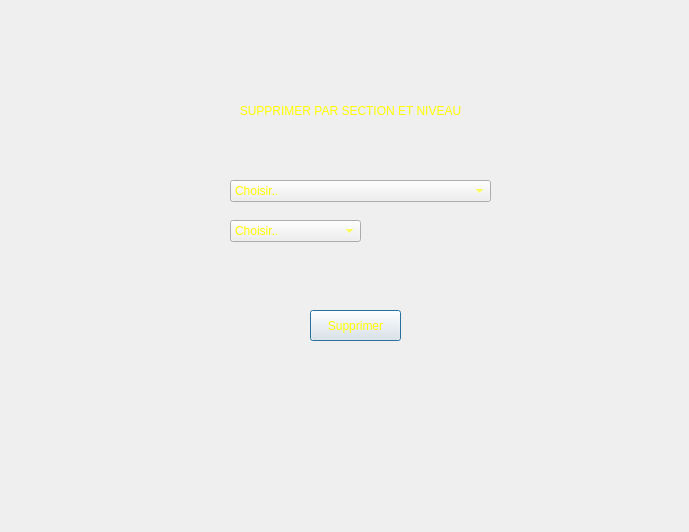
<?xml version="1.0" encoding="UTF-8"?>
<ui version="4.0">
 <class>Dialog</class>
 <widget class="QDialog" name="Dialog">
  <property name="geometry">
   <rect>
    <x>0</x>
    <y>0</y>
    <width>689</width>
    <height>532</height>
   </rect>
  </property>
  <property name="windowTitle">
   <string>Dialog</string>
  </property>
  <property name="styleSheet">
   <string notr="true">QProgressBar:horizontal {
    border: 1px solid #3A3939;
    text-align: center;
    padding: 1px;
    background: #201F1F;
}
QProgressBar::chunk:horizontal {
    background-color: qlineargradient(spread:reflect, x1:1, y1:0.545, x2:1, y2:0, stop:0 rgba(28, 66, 111, 255), stop:1 rgba(37, 87, 146, 255));
}

QToolTip
{
    border: 1px solid #3A3939;
    background-color: rgb(90, 102, 117);;
    color: white;
    padding: 1px;
    opacity: 200;
}

QWidget
{
    color: silver;
    background-color: #302F2F;
    selection-background-color:#3d8ec9;
    selection-color: black;
    background-clip: border;
    border-image: none;
    outline: 0;
}

QWidget:item:hover
{
    background-color: #78879b;
    color: black;
}

QWidget:item:selected
{
    background-color: #3d8ec9;
}

QCheckBox
{
    spacing: 5px;
    outline: none;
    color: #bbb;
    margin-bottom: 2px;
}

QCheckBox:disabled
{
    color: #777777;
}
QCheckBox::indicator,
QGroupBox::indicator
{
    width: 18px;
    height: 18px;
}
QGroupBox::indicator
{
    margin-left: 2px;
}

QCheckBox::indicator:unchecked,
QCheckBox::indicator:unchecked:hover,
QGroupBox::indicator:unchecked,
QGroupBox::indicator:unchecked:hover
{
    image: url(:/dark_blue/img/checkbox_unchecked.png);
}

QCheckBox::indicator:unchecked:focus,
QCheckBox::indicator:unchecked:pressed,
QGroupBox::indicator:unchecked:focus,
QGroupBox::indicator:unchecked:pressed
{
  border: none;
    image: url(:/dark_blue/img/checkbox_unchecked_focus.png);
}

QCheckBox::indicator:checked,
QCheckBox::indicator:checked:hover,
QGroupBox::indicator:checked,
QGroupBox::indicator:checked:hover
{
    image: url(:/dark_blue/img/checkbox_checked.png);
}

QCheckBox::indicator:checked:focus,
QCheckBox::indicator:checked:pressed,
QGroupBox::indicator:checked:focus,
QGroupBox::indicator:checked:pressed
{
  border: none;
    image: url(:/dark_blue/img/checkbox_checked_focus.png);
}

QCheckBox::indicator:indeterminate,
QCheckBox::indicator:indeterminate:hover,
QCheckBox::indicator:indeterminate:pressed
QGroupBox::indicator:indeterminate,
QGroupBox::indicator:indeterminate:hover,
QGroupBox::indicator:indeterminate:pressed
{
    image: url(:/dark_blue/img/checkbox_indeterminate.png);
}

QCheckBox::indicator:indeterminate:focus,
QGroupBox::indicator:indeterminate:focus
{
    image: url(:/dark_blue/img/checkbox_indeterminate_focus.png);
}

QCheckBox::indicator:checked:disabled,
QGroupBox::indicator:checked:disabled
{
    image: url(:/dark_blue/img/checkbox_checked_disabled.png);
}

QCheckBox::indicator:unchecked:disabled,
QGroupBox::indicator:unchecked:disabled
{
    image: url(:/dark_blue/img/checkbox_unchecked_disabled.png);
}

QRadioButton
{
    spacing: 5px;
    outline: none;
    color: rgb(255, 255, 255);
    margin-bottom: 2px;
}

QRadioButton:disabled
{
	color: rgb(0, 85, 255);
}


QMenuBar
{
    background-color: #302F2F;
    color: silver;
}

QMenuBar::item
{
    background: transparent;
}

QMenuBar::item:selected
{
    background: transparent;
    border: 1px solid #3A3939;
}

QMenuBar::item:pressed
{
    border: 1px solid #3A3939;
    background-color: #3d8ec9;
    color: black;
    margin-bottom:-1px;
    padding-bottom:1px;
}

QMenu
{
    border: 1px solid #3A3939;
    color: silver;
    margin: 1px;
}

QMenu::icon
{
    margin: 1px;
}

QMenu::item
{
    padding: 2px 2px 2px 25px;
    margin-left: 5px;
    border: 1px solid transparent; /* reserve space for selection border */
}

QMenu::item:selected
{
    color: black;
}

QMenu::separator {
    height: 2px;
    background: lightblue;
    margin-left: 10px;
    margin-right: 5px;
}

QMenu::indicator {
    width: 16px;
    height: 16px;
}

/* non-exclusive indicator = check box style indicator
   (see QActionGroup::setExclusive) */
QMenu::indicator:non-exclusive:unchecked {
    image: url(:/dark_blue/img/checkbox_unchecked.png);
}

QMenu::indicator:non-exclusive:unchecked:selected {
    image: url(:/dark_blue/img/checkbox_unchecked_disabled.png);
}

QMenu::indicator:non-exclusive:checked {
    image: url(:/dark_blue/img/checkbox_checked.png);
}

QMenu::indicator:non-exclusive:checked:selected {
    image: url(:/dark_blue/img/checkbox_checked_disabled.png);
}

/* exclusive indicator = radio button style indicator (see QActionGroup::setExclusive) */
QMenu::indicator:exclusive:unchecked {
    image: url(:/dark_blue/img/radio_unchecked.png);
}

QMenu::indicator:exclusive:unchecked:selected {
    image: url(:/dark_blue/img/radio_unchecked_disabled.png);
}

QMenu::indicator:exclusive:checked {
    image: url(:/dark_blue/img/radio_checked.png);
}

QMenu::indicator:exclusive:checked:selected {
    image: url(:/dark_blue/img/radio_checked_disabled.png);
}

QMenu::right-arrow {
    margin: 5px;
    image: url(:/dark_blue/img/right_arrow.png)
}


QWidget:disabled
{
    color: #808080;
    background-color: #302F2F;
}

QAbstractItemView
{
    alternate-background-color: #3A3939;
    color: silver;
    border: 1px solid 3A3939;
    border-radius: 2px;
    padding: 1px;
}

QWidget:focus, QMenuBar:focus
{
    border: 1px solid #78879b;
}

QTabWidget:focus, QCheckBox:focus, QRadioButton:focus, QSlider:focus
{
    border: none;
}

QLineEdit
{
    background-color: #201F1F;
    padding: 2px;
    border-style: solid;
    border: 1px solid #3A3939;
    border-radius: 2px;
    color: silver;
}

QGroupBox {
    border:1px solid #3A3939;
    border-radius: 2px;
    margin-top: 20px;
    background-color: #302F2F;
    color: silver;
}

QGroupBox::title {
    subcontrol-origin: margin;
    subcontrol-position: top center;
    padding-left: 10px;
    padding-right: 10px;
    padding-top: 10px;
}

QAbstractScrollArea
{
    border-radius: 2px;
    border: 1px solid #3A3939;
    background-color: transparent;
}

QScrollBar:horizontal
{
    height: 15px;
    margin: 3px 15px 3px 15px;
    border: 1px transparent #2A2929;
    border-radius: 4px;
    background-color: #2A2929;
}

QScrollBar::handle:horizontal
{
    background-color: #605F5F;
    min-width: 5px;
    border-radius: 4px;
}

QScrollBar::add-line:horizontal
{
    margin: 0px 3px 0px 3px;
    border-image: url(:/dark_blue/img/right_arrow_disabled.png);
    width: 10px;
    height: 10px;
    subcontrol-position: right;
    subcontrol-origin: margin;
}

QScrollBar::sub-line:horizontal
{
    margin: 0px 3px 0px 3px;
    border-image: url(:/dark_blue/img/left_arrow_disabled.png);
    height: 10px;
    width: 10px;
    subcontrol-position: left;
    subcontrol-origin: margin;
}

QScrollBar::add-line:horizontal:hover,QScrollBar::add-line:horizontal:on
{
    border-image: url(:/dark_blue/img/right_arrow.png);
    height: 10px;
    width: 10px;
    subcontrol-position: right;
    subcontrol-origin: margin;
}


QScrollBar::sub-line:horizontal:hover, QScrollBar::sub-line:horizontal:on
{
    border-image: url(:/dark_blue/img/left_arrow.png);
    height: 10px;
    width: 10px;
    subcontrol-position: left;
    subcontrol-origin: margin;
}

QScrollBar::up-arrow:horizontal, QScrollBar::down-arrow:horizontal
{
    background: none;
}


QScrollBar::add-page:horizontal, QScrollBar::sub-page:horizontal
{
    background: none;
}

QScrollBar:vertical
{
    background-color: #2A2929;
    width: 15px;
    margin: 15px 3px 15px 3px;
    border: 1px transparent #2A2929;
    border-radius: 4px;
}

QScrollBar::handle:vertical
{
    background-color: #605F5F;
    min-height: 5px;
    border-radius: 4px;
}

QScrollBar::sub-line:vertical
{
    margin: 3px 0px 3px 0px;
    border-image: url(:/dark_blue/img/up_arrow_disabled.png);
    height: 10px;
    width: 10px;
    subcontrol-position: top;
    subcontrol-origin: margin;
}

QScrollBar::add-line:vertical
{
    margin: 3px 0px 3px 0px;
    border-image: url(:/dark_blue/img/down_arrow_disabled.png);
    height: 10px;
    width: 10px;
    subcontrol-position: bottom;
    subcontrol-origin: margin;
}

QScrollBar::sub-line:vertical:hover,QScrollBar::sub-line:vertical:on
{

    border-image: url(:/dark_blue/img/up_arrow.png);
    height: 10px;
    width: 10px;
    subcontrol-position: top;
    subcontrol-origin: margin;
}


QScrollBar::add-line:vertical:hover, QScrollBar::add-line:vertical:on
{
    border-image: url(:/dark_blue/img/down_arrow.png);
    height: 10px;
    width: 10px;
    subcontrol-position: bottom;
    subcontrol-origin: margin;
}

QScrollBar::up-arrow:vertical, QScrollBar::down-arrow:vertical
{
    background: none;
}


QScrollBar::add-page:vertical, QScrollBar::sub-page:vertical
{
    background: none;
}

QTextEdit
{
    background-color: #201F1F;
    color: silver;
    border: 1px solid #3A3939;
}

QPlainTextEdit
{
    background-color: #201F1F;;
    color: silver;
    border-radius: 2px;
    border: 1px solid #3A3939;
}

QHeaderView::section
{
    background-color: #3A3939;
    color: silver;
    padding-left: 4px;
    border: 1px solid #6c6c6c;
}

QSizeGrip {
    image: url(:/dark_blue/img/sizegrip.png);
    width: 12px;
    height: 12px;
}

QMainWindow
{
    background-color: #302F2F;

}

QMainWindow::separator
{
    background-color: #302F2F;
    color: white;
    padding-left: 4px;
    spacing: 2px;
    border: 1px dashed #3A3939;
}

QMainWindow::separator:hover
{

    background-color: #787876;
    color: white;
    padding-left: 4px;
    border: 1px solid #3A3939;
    spacing: 2px;
}


QMenu::separator
{
    height: 1px;
    background-color: #3A3939;
    color: white;
    padding-left: 4px;
    margin-left: 10px;
    margin-right: 5px;
}


QFrame
{
    border-radius: 2px;
    border: 1px solid #444;
}

QFrame[frameShape=&quot;0&quot;]
{
    border-radius: 2px;
    border: 1px transparent #444;
}

QStackedWidget
{
    background-color: #302F2F;
    border: 1px transparent black;
}

QToolBar {
    border: 1px transparent #393838;
    background: 1px solid #302F2F;
    font-weight: bold;
}

QToolBar::handle:horizontal {
    image: url(:/dark_blue/img/Hmovetoolbar.png);
}
QToolBar::handle:vertical {
    image: url(:/dark_blue/img/Vmovetoolbar.png);
}
QToolBar::separator:horizontal {
    image: url(:/dark_blue/img/Hsepartoolbar.png);
}
QToolBar::separator:vertical {
    image: url(:/dark_blue/img/Vsepartoolbars.png);
}

QPushButton
{
    color: silver;
    background-color: #302F2F;
    border-width: 2px;
    border-color: #4A4949;
    border-style: solid;
    padding-top: 2px;
    padding-bottom: 2px;
    padding-left: 10px;
    padding-right: 10px;
    border-radius: 4px;
    /* outline: none; */
    /* min-width: 40px; */
}

QPushButton:disabled
{
    background-color: #302F2F;
    border-width: 2px;
    border-color: #3A3939;
    border-style: solid;
    padding-top: 2px;
    padding-bottom: 2px;
    padding-left: 10px;
    padding-right: 10px;
    /*border-radius: 2px;*/
    color: #808080;
}

QPushButton:focus {
    background-color: #3d8ec9;
    color: white;
}

QComboBox
{
    selection-background-color: #3d8ec9;
    background-color: #201F1F;
    border-style: solid;
    border: 1px solid #3A3939;
    border-radius: 2px;
    padding: 2px;
    min-width: 75px;
}

QPushButton:checked{
    background-color: #4A4949;
    border-color: #6A6969;
}

QPushButton:hover {
    border: 2px solid #78879b;
    color: silver;
}

QComboBox:hover, QAbstractSpinBox:hover,QLineEdit:hover,QTextEdit:hover,QPlainTextEdit:hover,QAbstractView:hover,QTreeView:hover
{
    border: 1px solid #78879b;
    color: silver;
}

QComboBox:on
{
    background-color: #626873;
    padding-top: 3px;
    padding-left: 4px;
    selection-background-color: #4a4a4a;
}

QComboBox QAbstractItemView
{
    background-color: #201F1F;
    border-radius: 2px;
    border: 1px solid #444;
    selection-background-color: #3d8ec9;
    color: silver;
}

QComboBox::drop-down
{
    subcontrol-origin: padding;
    subcontrol-position: top right;
    width: 15px;

    border-left-width: 0px;
    border-left-color: darkgray;
    border-left-style: solid;
    border-top-right-radius: 3px;
    border-bottom-right-radius: 3px;
}

QComboBox::down-arrow
{
    image: url(:/dark_blue/img/down_arrow_disabled.png);
}

QComboBox::down-arrow:on, QComboBox::down-arrow:hover,
QComboBox::down-arrow:focus
{
    image: url(:/dark_blue/img/down_arrow.png);
}

QPushButton:pressed
{
    background-color: #484846;
}

QAbstractSpinBox {
    padding-top: 2px;
    padding-bottom: 2px;
    border: 1px solid #3A3939;
    background-color: #201F1F;
    color: silver;
    border-radius: 2px;
    min-width: 75px;
}

QAbstractSpinBox:up-button
{
    background-color: transparent;
    subcontrol-origin: border;
    subcontrol-position: top right;
}

QAbstractSpinBox:down-button
{
    background-color: transparent;
    subcontrol-origin: border;
    subcontrol-position: bottom right;
}

QAbstractSpinBox::up-arrow,QAbstractSpinBox::up-arrow:disabled,QAbstractSpinBox::up-arrow:off {
    image: url(:/dark_blue/img/up_arrow_disabled.png);
    width: 10px;
    height: 10px;
}
QAbstractSpinBox::up-arrow:hover
{
    image: url(:/dark_blue/img/up_arrow.png);
}


QAbstractSpinBox::down-arrow,QAbstractSpinBox::down-arrow:disabled,QAbstractSpinBox::down-arrow:off
{
    image: url(:/dark_blue/img/down_arrow_disabled.png);
    width: 10px;
    height: 10px;
}
QAbstractSpinBox::down-arrow:hover
{
    image: url(:/dark_blue/img/down_arrow.png);
}


QLabel
{
    border: 0px solid black;
}

QTabWidget{
    border: 1px transparent black;
}

QTabWidget::pane {
    border: 1px solid #444;
    border-radius: 3px;
    padding: 3px;
}

QTabBar
{
    qproperty-drawBase: 0;
    left: 5px; /* move to the right by 5px */
}

QTabBar:focus
{
    border: 0px transparent black;
}

QTabBar::close-button  {
    image: url(:/dark_blue/img/close.png);
    background: transparent;
}

QTabBar::close-button:hover
{
    image: url(:/dark_blue/img/close-hover.png);
    background: transparent;
}

QTabBar::close-button:pressed {
    image: url(:/dark_blue/img/close-pressed.png);
    background: transparent;
}

/* TOP TABS */
QTabBar::tab:top {
    color: #b1b1b1;
    border: 1px solid #4A4949;
    border-bottom: 1px transparent black;
    background-color: #302F2F;
    padding: 5px;
    border-top-left-radius: 2px;
    border-top-right-radius: 2px;
}

QTabBar::tab:top:!selected
{
    color: #b1b1b1;
    background-color: #201F1F;
    border: 1px transparent #4A4949;
    border-bottom: 1px transparent #4A4949;
    border-top-left-radius: 0px;
    border-top-right-radius: 0px;
}

QTabBar::tab:top:!selected:hover {
    background-color: #48576b;
}

/* BOTTOM TABS */
QTabBar::tab:bottom {
    color: #b1b1b1;
    border: 1px solid #4A4949;
    border-top: 1px transparent black;
    background-color: #302F2F;
    padding: 5px;
    border-bottom-left-radius: 2px;
    border-bottom-right-radius: 2px;
}

QTabBar::tab:bottom:!selected
{
    color: #b1b1b1;
    background-color: #201F1F;
    border: 1px transparent #4A4949;
    border-top: 1px transparent #4A4949;
    border-bottom-left-radius: 0px;
    border-bottom-right-radius: 0px;
}

QTabBar::tab:bottom:!selected:hover {
    background-color: #78879b;
}

/* LEFT TABS */
QTabBar::tab:left {
    color: #b1b1b1;
    border: 1px solid #4A4949;
    border-left: 1px transparent black;
    background-color: #302F2F;
    padding: 5px;
    border-top-right-radius: 2px;
    border-bottom-right-radius: 2px;
}

QTabBar::tab:left:!selected
{
    color: #b1b1b1;
    background-color: #201F1F;
    border: 1px transparent #4A4949;
    border-right: 1px transparent #4A4949;
    border-top-right-radius: 0px;
    border-bottom-right-radius: 0px;
}

QTabBar::tab:left:!selected:hover {
    background-color: #48576b;
}


/* RIGHT TABS */
QTabBar::tab:right {
    color: #b1b1b1;
    border: 1px solid #4A4949;
    border-right: 1px transparent black;
    background-color: #302F2F;
    padding: 5px;
    border-top-left-radius: 2px;
    border-bottom-left-radius: 2px;
}

QTabBar::tab:right:!selected
{
    color: #b1b1b1;
    background-color: #201F1F;
    border: 1px transparent #4A4949;
    border-right: 1px transparent #4A4949;
    border-top-left-radius: 0px;
    border-bottom-left-radius: 0px;
}

QTabBar::tab:right:!selected:hover {
    background-color: #48576b;
}

QTabBar QToolButton::right-arrow:enabled {
     image: url(:/dark_blue/img/right_arrow.png);
 }

 QTabBar QToolButton::left-arrow:enabled {
     image: url(:/dark_blue/img/left_arrow.png);
 }

QTabBar QToolButton::right-arrow:disabled {
     image: url(:/dark_blue/img/right_arrow_disabled.png);
 }

 QTabBar QToolButton::left-arrow:disabled {
     image: url(:/dark_blue/img/left_arrow_disabled.png);
 }


QDockWidget {
    border: 1px solid #403F3F;
    titlebar-close-icon: url(:/dark_blue/img/close.png);
    titlebar-normal-icon: url(:/dark_blue/img/undock.png);
}

QDockWidget::close-button, QDockWidget::float-button {
    border: 1px solid transparent;
    border-radius: 2px;
    background: transparent;
}

QDockWidget::close-button:hover, QDockWidget::float-button:hover {
    background: rgba(255, 255, 255, 10);
}

QDockWidget::close-button:pressed, QDockWidget::float-button:pressed {
    padding: 1px -1px -1px 1px;
    background: rgba(255, 255, 255, 10);
}

QTreeView, QListView, QTextBrowser, AtLineEdit, AtLineEdit::hover {
    border: 1px solid #444;
    background-color: silver;
    border-radius: 3px;
    margin-left: 3px;
    color: black;
}

QTreeView:branch:selected, QTreeView:branch:hover {
    background: url(:/dark_blue/img/transparent.png);
}

QTreeView::branch:has-siblings:!adjoins-item {
    border-image: url(:/dark_blue/img/transparent.png);
}

QTreeView::branch:has-siblings:adjoins-item {
    border-image: url(:/dark_blue/img/transparent.png);
}

QTreeView::branch:!has-children:!has-siblings:adjoins-item {
    border-image: url(:/dark_blue/img/transparent.png);
}

QTreeView::branch:has-children:!has-siblings:closed,
QTreeView::branch:closed:has-children:has-siblings {
    image: url(:/dark_blue/img/branch_closed.png);
}

QTreeView::branch:open:has-children:!has-siblings,
QTreeView::branch:open:has-children:has-siblings  {
    image: url(:/dark_blue/img/branch_open.png);
}

QTreeView::branch:has-children:!has-siblings:closed:hover,
QTreeView::branch:closed:has-children:has-siblings:hover {
    image: url(:/dark_blue/img/branch_closed-on.png);
    }

QTreeView::branch:open:has-children:!has-siblings:hover,
QTreeView::branch:open:has-children:has-siblings:hover  {
    image: url(:/dark_blue/img/branch_open-on.png);
    }

QListView::item:!selected:hover, QListView::item:!selected:hover, QTreeView::item:!selected:hover  {
    background: rgba(0, 0, 0, 0);
    outline: 0;
    color: #FFFFFF
}

QListView::item:selected:hover, QListView::item:selected:hover, QTreeView::item:selected:hover  {
    background: #3d8ec9;
    color: #FFFFFF;
}

QSlider::groove:horizontal {
    border: 1px solid #3A3939;
    height: 8px;
    background: #201F1F;
    margin: 2px 0;
    border-radius: 2px;
}

QSlider::handle:horizontal {
    background: QLinearGradient( x1: 0, y1: 0, x2: 0, y2: 1,
      stop: 0.0 silver, stop: 0.2 #a8a8a8, stop: 1 #727272);
    border: 1px solid #3A3939;
    width: 14px;
    height: 14px;
    margin: -4px 0;
    border-radius: 2px;
}

QSlider::groove:vertical {
    border: 1px solid #3A3939;
    width: 8px;
    background: #201F1F;
    margin: 0 0px;
    border-radius: 2px;
}

QSlider::handle:vertical {
    background: QLinearGradient( x1: 0, y1: 0, x2: 0, y2: 1, stop: 0.0 silver,
    stop: 0.2 #a8a8a8, stop: 1 #727272);
    border: 1px solid #3A3939;
    width: 14px;
    height: 14px;
    margin: 0 -4px;
    border-radius: 2px;
}

QToolButton {
    /*  background-color: transparent; */
    border: 2px transparent #4A4949;
    border-radius: 4px;
    background-color: dimgray;
    margin: 2px;
    padding: 2px;
}

QToolButton[popupMode=&quot;1&quot;] { /* only for MenuButtonPopup */
 padding-right: 20px; /* make way for the popup button */
 border: 2px transparent #4A4949;
 border-radius: 4px;
}

QToolButton[popupMode=&quot;2&quot;] { /* only for InstantPopup */
 padding-right: 10px; /* make way for the popup button */
 border: 2px transparent #4A4949;
}


QToolButton:hover, QToolButton::menu-button:hover {
    border: 2px solid #78879b;
}

QToolButton:checked, QToolButton:pressed,
    QToolButton::menu-button:pressed {
    background-color: #4A4949;
    border: 2px solid #78879b;
}

/* the subcontrol below is used only in the InstantPopup or DelayedPopup mode */
QToolButton::menu-indicator {
    image: url(:/dark_blue/img/down_arrow.png);
    top: -7px; left: -2px; /* shift it a bit */
}

/* the subcontrols below are used only in the MenuButtonPopup mode */
QToolButton::menu-button {
    border: 1px transparent #4A4949;
    border-top-right-radius: 6px;
    border-bottom-right-radius: 6px;
    /* 16px width + 4px for border = 20px allocated above */
    width: 16px;
    outline: none;
}

QToolButton::menu-arrow {
    image: url(:/dark_blue/img/down_arrow.png);
}

QToolButton::menu-arrow:open {
    top: 1px; left: 1px; /* shift it a bit */
    border: 1px solid #3A3939;
}

QPushButton::menu-indicator  {
    subcontrol-origin: padding;
    subcontrol-position: bottom right;
    left: 4px;
}

QTableView
{
    border: 1px solid #444;
    gridline-color: #6c6c6c;
    background-color: #201F1F;
}


QTableView, QHeaderView
{
    border-radius: 0px;
}

QTableView::item:pressed, QListView::item:pressed, QTreeView::item:pressed  {
    background: #78879b;
    color: #FFFFFF;
}

QTableView::item:selected:active, QTreeView::item:selected:active, QListView::item:selected:active  {
    background: #3d8ec9;
    color: #FFFFFF;
}


QHeaderView
{
    border: 1px transparent;
    border-radius: 2px;
    margin: 0px;
    padding: 0px;
}

QHeaderView::section  {
    background-color: #3A3939;
    color: silver;
    padding: 4px;
    border: 1px solid #6c6c6c;
    border-radius: 0px;
    text-align: center;
}

QHeaderView::section::vertical::first, QHeaderView::section::vertical::only-one
{
    border-top: 1px solid #6c6c6c;
}

QHeaderView::section::vertical
{
    border-top: transparent;
}

QHeaderView::section::horizontal::first, QHeaderView::section::horizontal::only-one
{
    border-left: 1px solid #6c6c6c;
}

QHeaderView::section::horizontal
{
    border-left: transparent;
}


QHeaderView::section:checked
 {
    color: white;
    background-color: #5A5959;
 }

 /* style the sort indicator */
QHeaderView::down-arrow {
    image: url(:/dark_blue/img/down_arrow.png);
}

QHeaderView::up-arrow {
    image: url(:/dark_blue/img/up_arrow.png);
}


QTableCornerButton::section {
    background-color: #3A3939;
    border: 1px solid #3A3939;
    border-radius: 2px;
}

QToolBox  {
    padding: 3px;
    border: 1px transparent black;
}

QToolBox::tab {
    color: #b1b1b1;
    background-color: #302F2F;
    border: 1px solid #4A4949;
    border-bottom: 1px transparent #302F2F;
    border-top-left-radius: 5px;
    border-top-right-radius: 5px;
}

 QToolBox::tab:selected { /* italicize selected tabs */
    font: italic;
    background-color: #302F2F;
    border-color: #3d8ec9;
 }

QStatusBar::item {
    border: 1px solid #3A3939;
    border-radius: 2px;
 }


QFrame[height=&quot;3&quot;], QFrame[width=&quot;3&quot;] {
    background-color: #AAA;
}


QSplitter::handle {
    border: 1px dashed #3A3939;
}

QSplitter::handle:hover {
    background-color: #787876;
    border: 1px solid #3A3939;
}

QSplitter::handle:horizontal {
    width: 1px;
}

QSplitter::handle:vertical {
    height: 1px;
}

QListWidget {
    background-color: silver;
    border-radius: 5px;
    margin-left: 5px;
}

QListWidget::item {
    color: black;
}

QMessageBox {
    messagebox-critical-icon	: url(:/dark_blue/img/critical.png);
    messagebox-information-icon	: url(:/dark_blue/img/information.png);
    messagebox-question-icon	: url(:/dark_blue/img/question.png);
    messagebox-warning-icon:    : url(:/dark_blue/img/warning.png);
}

ColorButton::enabled {
    border-radius: 0px;
    border: 1px solid #444444;
}

ColorButton::disabled {
    border-radius: 0px;
    border: 1px solid #AAAAAA;
}</string>
  </property>
  <widget class="QLabel" name="label">
   <property name="geometry">
    <rect>
     <x>240</x>
     <y>90</y>
     <width>221</width>
     <height>41</height>
    </rect>
   </property>
   <property name="styleSheet">
    <string notr="true">color: rgb(255, 255, 0);</string>
   </property>
   <property name="text">
    <string>SUPPRIMER PAR SECTION ET NIVEAU</string>
   </property>
   <property name="alignment">
    <set>Qt::AlignCenter</set>
   </property>
  </widget>
  <widget class="QComboBox" name="comboBox">
   <property name="geometry">
    <rect>
     <x>230</x>
     <y>180</y>
     <width>261</width>
     <height>22</height>
    </rect>
   </property>
   <property name="styleSheet">
    <string notr="true">* {
	color: rgb(255, 255, 0);
	display:inline-block;
    text-align: left;
    width: 100px;
}</string>
   </property>
   <item>
    <property name="text">
     <string notr="true">Choisir..</string>
    </property>
   </item>
   <item>
    <property name="text">
     <string>Licence en électronique électrotechnique et automatique (L-EAA)</string>
    </property>
   </item>
   <item>
    <property name="text">
     <string>Licence en sciences de l’informatique</string>
    </property>
   </item>
   <item>
    <property name="text">
     <string>Licence en mathématiques appliquée (L-M)</string>
    </property>
   </item>
   <item>
    <property name="text">
     <string>Licence en systèmes embarqués (L-SE)</string>
    </property>
   </item>
   <item>
    <property name="text">
     <string>Diplôme national d'ingénieur en électronique (ING)</string>
    </property>
   </item>
   <item>
    <property name="text">
     <string>Cycle préparatoire intégré (CPI)</string>
    </property>
   </item>
   <item>
    <property name="text">
     <string>Mastère de recherche en génie logiciel (MR-GL)</string>
    </property>
   </item>
   <item>
    <property name="text">
     <string>Mastère professionnel en génie logiciel (MP-GL)</string>
    </property>
   </item>
  </widget>
  <widget class="QPushButton" name="pushButton">
   <property name="geometry">
    <rect>
     <x>310</x>
     <y>310</y>
     <width>91</width>
     <height>31</height>
    </rect>
   </property>
   <property name="styleSheet">
    <string notr="true">color: rgb(255, 255, 0);</string>
   </property>
   <property name="text">
    <string>Supprimer</string>
   </property>
  </widget>
  <widget class="QComboBox" name="comboBox_2">
   <property name="geometry">
    <rect>
     <x>230</x>
     <y>220</y>
     <width>131</width>
     <height>22</height>
    </rect>
   </property>
   <property name="styleSheet">
    <string notr="true">color: rgb(255, 255, 0);</string>
   </property>
   <item>
    <property name="text">
     <string>Choisir..</string>
    </property>
   </item>
   <item>
    <property name="text">
     <string>1</string>
    </property>
   </item>
   <item>
    <property name="text">
     <string>2</string>
    </property>
   </item>
   <item>
    <property name="text">
     <string>3</string>
    </property>
   </item>
  </widget>
 </widget>
 <resources/>
 <connections/>
</ui>
